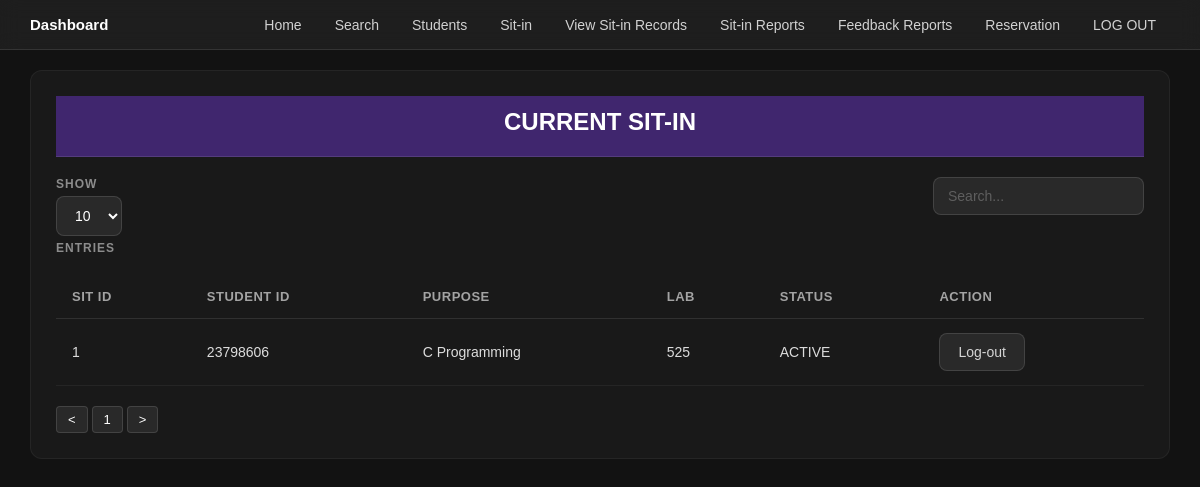
The page /sitin.php on the database as committed earlier.
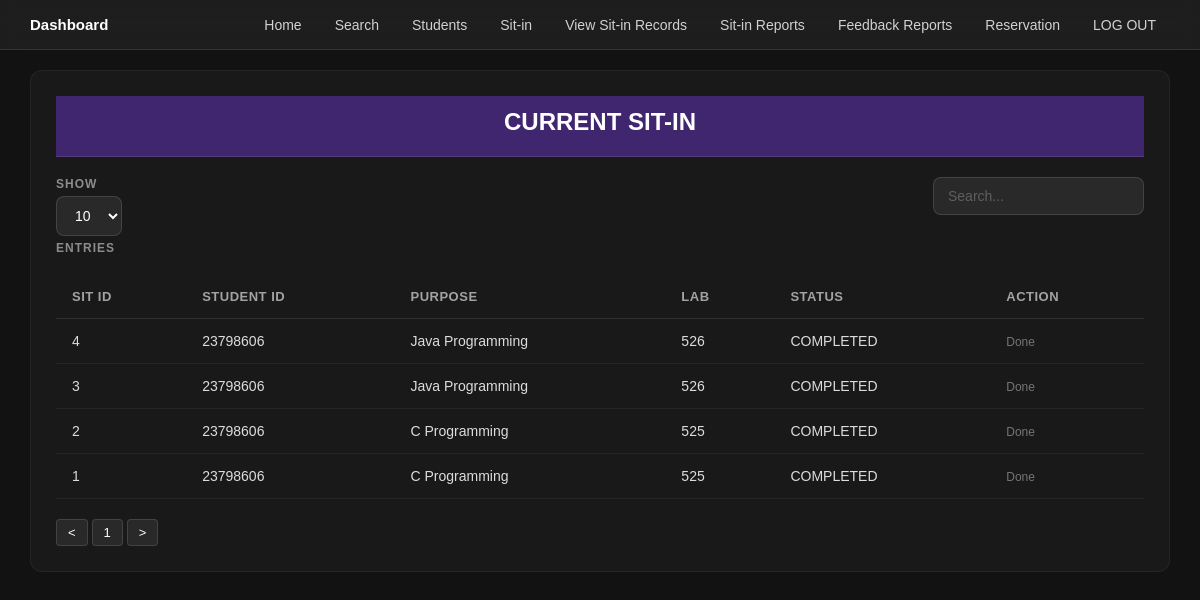
The same page on the database as committed later.
### tables this page shows
CREATE TABLE `sit_ins` (
  `sit_id` int(11) NOT NULL,
  `student_id` int(11) NOT NULL,
  `purpose` varchar(100) NOT NULL,
  `lab` varchar(50) NOT NULL,
  `status` varchar(20) DEFAULT 'ACTIVE',
  `time_in` datetime DEFAULT NULL,
  `time_out` datetime DEFAULT NULL
);

### sitin.php (the view, shortened to what this page needs)
<?php
require_once("includes/dbh.inc.php");
$stmt = $pdo->query("
    SELECT * FROM sit_ins
    ORDER BY sit_id DESC
");
$rows = $stmt->fetchAll(PDO::FETCH_ASSOC);
?>
<!DOCTYPE html>
<html lang="en">
<head>
<link rel="stylesheet" href="style.css">
</head>
<body>
<nav>
    <span class="nav-brand">Dashboard</span>
    <ul class="nav-links">
        <li><a href="admin.php">Home</a></li>
        <li><a href="#" onclick="openSearch(); return false;">Search</a></li>
        <li><a href="adminStudent.php">Students</a></li>
        <li><a href="sitin.php">Sit-in</a></li>
        <li><a href="#">View Sit-in Records</a></li>
        <li><a href="#">Sit-in Reports</a></li>
        <li><a href="#">Feedback Reports</a></li>
        <li><a href="#">Reservation</a></li>
        <li><a href="logout.php">LOG OUT</a></li>
    </ul>
</nav>
<div class="full-width-content">
    <div class="panel-header">CURRENT SIT-IN</div>
    <div class="table-controls" style="display:flex; justify-content:space-between; margin-bottom:20px;">
        <div class="field-group">
            <label>Show</label>
            <select>
                <option>10</option>
            </select>
            <label>entries</label>
        </div>
        <div class="field-group">
            <input type="text" placeholder="Search...">
        </div>
    </div>
    <table class="data-table">
        <thead>
            <tr>
                <th>Sit ID</th>
                <th>Student ID</th>
                <th>Purpose</th>
                <th>Lab</th>
                <th>Status</th>
                <th>Action</th>
            </tr>
        </thead>
        <tbody>
        <?php if (count($rows) > 0): ?>
            <?php foreach ($rows as $row): ?>
                <tr>
                    <td><?= $row['sit_id'] ?></td>
                    <td><?= $row['student_id'] ?></td>
                    <td><?= $row['purpose'] ?></td>
                    <td><?= $row['lab'] ?></td>
                    <td><?= $row['status'] ?></td>
                    <td>
                        <?php if ($row['status'] === 'ACTIVE'): ?>
                            <form method="POST" action="logout_sitin.php" style="display:inline;">
                                <button type="submit" class="modal-btn-close">
                                    Log-out
                                </button>
                            </form>
                        <?php else: ?>
                            <span style="color:rgba(255,255,255,0.4); font-size:12px;">
                                Done
                            </span>
                        <?php endif; ?>
                    </td>
                </tr>
            <?php endforeach; ?>
        <?php else: ?>
            <tr>
                <td colspan="6" class="no-data">No data available</td>
            </tr>
        <?php endif; ?>
        </tbody>
    </table>
    <div class="pagination">
        <button class="pagination-btn">&lt;</button>
        <button class="pagination-btn">1</button>
        <button class="pagination-btn">&gt;</button>
    </div>
</div>
</body>
</html>

### style.css (style rules this page uses)
* { margin: 0; padding: 0; box-sizing: border-box; }
body { font-family: Arial, sans-serif; min-height: 100vh; background-color: #121212; }
nav { background-color: rgba(255, 255, 255, 0.05); backdrop-filter: blur(10px); border-bottom: 1px solid rgba(255, 255, 255, 0.1); height: 50px; padding: 12px 30px; display: flex; justify-content: space-between; align-items: center; }
.nav-brand { color: white; font-size: 15px; font-weight: bold; }
.nav-links { list-style: none; display: flex; gap: 5px; }
.nav-links a { color: rgba(255, 255, 255, 0.8); text-decoration: none; padding: 6px 14px; border-radius: 5px; font-size: 14px; }
.field-group { display: flex; flex-direction: column; gap: 5px; }
.field-group label { color: rgba(255, 255, 255, 0.5); font-size: 12px; font-weight: bold; text-transform: uppercase; letter-spacing: 1px; }
.field-group input, .field-group select { padding: 10px 14px; background-color: rgba(255, 255, 255, 0.07); border: 1px solid rgba(255, 255, 255, 0.12); border-radius: 8px; color: white; font-size: 14px; outline: none; }
.field-group input::placeholder { color: rgba(255, 255, 255, 0.25); }
.field-group select option { background-color: #1e1e1e; color: white; }
.panel-header { background-color: rgba(124, 58, 237, 0.4); color: white; font-size: 14px; font-weight: bold; padding: 12px 16px; border-bottom: 1px solid rgba(255, 255, 255, 0.1); }
.data-table { width: 100%; border-collapse: collapse; margin-top: 20px; color: white; }
.data-table th { text-align: left; padding: 14px 16px; color: rgba(255, 255, 255, 0.6); font-size: 13px; border-bottom: 1px solid rgba(255, 255, 255, 0.1); text-transform: uppercase; letter-spacing: 0.5px; }
.data-table td { padding: 14px 16px; font-size: 14px; color: rgba(255, 255, 255, 0.85); border-bottom: 1px solid rgba(255, 255, 255, 0.05); }
.pagination { display: flex; gap: 5px; margin-top: 20px; }
.pagination-btn { padding: 6px 12px; background: rgba(255, 255, 255, 0.07); border: 1px solid rgba(255, 255, 255, 0.12); color: white; cursor: pointer; border-radius: 4px; font-size: 13px; transition: 0.2s; }
.full-width-content { width: 95%; margin: 20px auto; background: rgba(255, 255, 255, 0.03); padding: 25px; border-radius: 12px; border: 1px solid rgba(255, 255, 255, 0.05); }
.full-width-content .panel-header { font-size: 24px; text-align: center; padding-bottom: 20px; margin-bottom: 20px; border-bottom: 1px solid rgba(255, 255, 255, 0.1); }
.pagination { display: flex; gap: 4px; align-items: center; }
.pagination-btn { padding: 5px 11px; background: rgba(255, 255, 255, 0.07); border: 1px solid rgba(255, 255, 255, 0.12); color: white; cursor: pointer; border-radius: 4px; font-size: 13px; transition: 0.2s; }
form { display: flex; flex-direction: column; gap: 15px; width: 100%; }
.modal-btn-close { padding: 10px 18px; background: rgba(255, 255, 255, 0.07); border: 1px solid rgba(255, 255, 255, 0.12); border-radius: 8px; color: rgba(255, 255, 255, 0.8); font-size: 14px; cursor: pointer; }

Rows that differ between the two databases and show on the page:
added sit_ins: sit_id "4", student "23798606", purpose "Java Programming", lab "526", status "COMPLETED", shows "Done"
added sit_ins: sit_id "3", student "23798606", purpose "Java Programming", lab "526", status "COMPLETED", shows "Done"
added sit_ins: sit_id "2", student "23798606", purpose "C Programming", lab "525", status "COMPLETED", shows "Done"
changed sit_ins id 1: status "ACTIVE" → "COMPLETED"; status "Log-out" → "Done"
